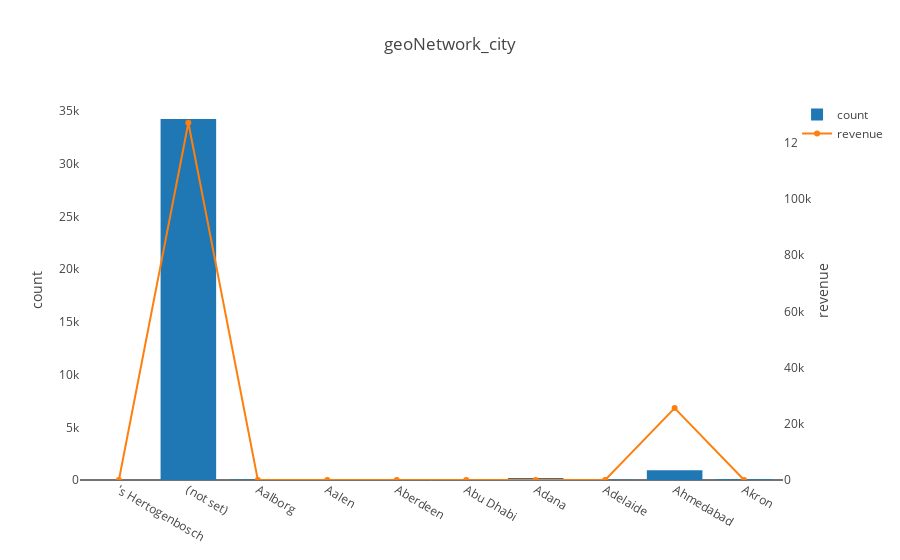
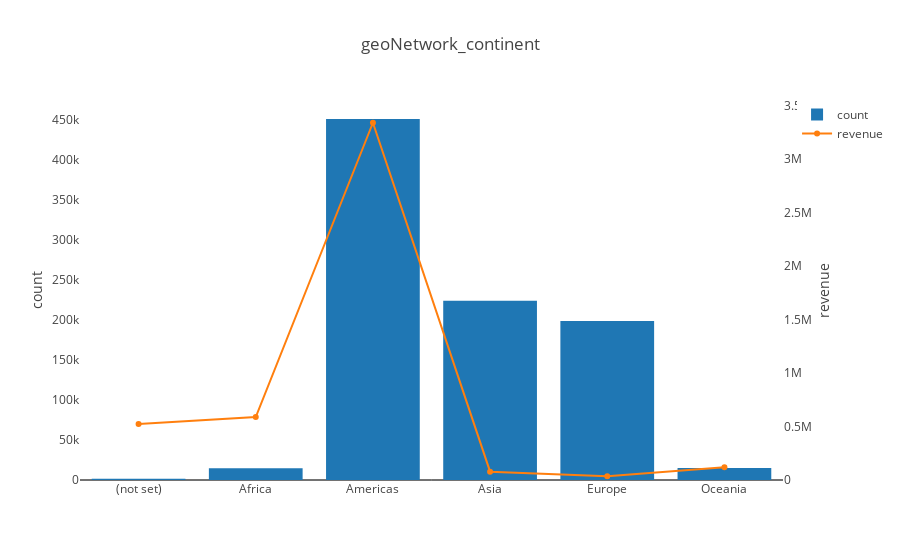
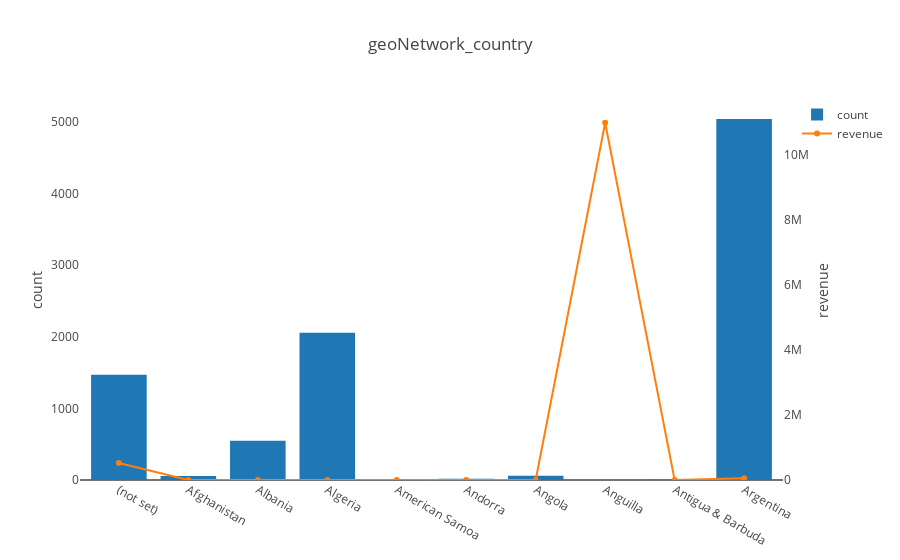
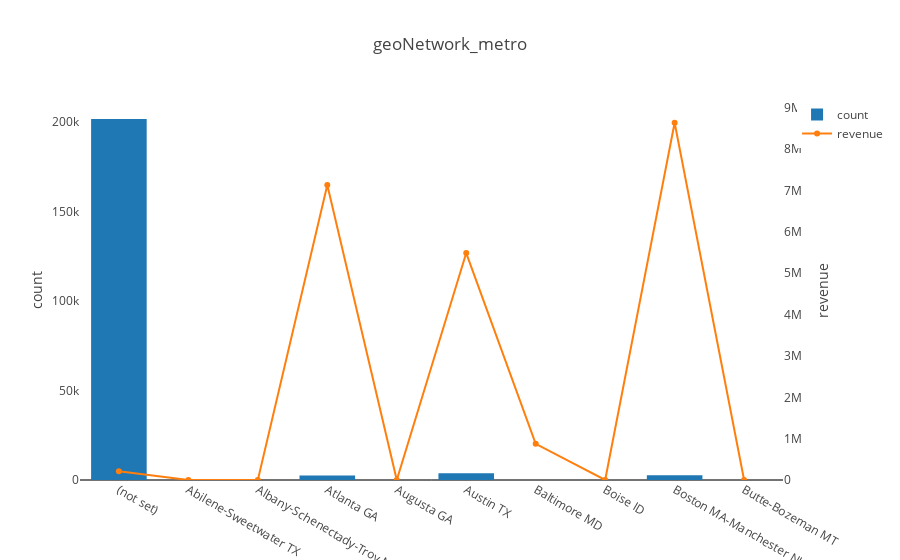

The code cell stored with these charts, in order, in its notebook:
### Code cell
for i in geoNetwork_cols:
    cnt_cat = train[i].value_counts().sort_index().head(n=10)
    trans_cat = train.sort_values(i).groupby(i, as_index = False)['totals_transactionRevenue'].mean().head(n=10)
    cnt_cat_x = cnt_cat.index.tolist()
    cnt_cat_y = cnt_cat.values.tolist()
    trans_cat_x = trans_cat[i].tolist()
    trans_cat_y = trans_cat['totals_transactionRevenue'].tolist()
    trace1 = go.Bar(x=cnt_cat_x,y=cnt_cat_y, name = "count")
    trace2 = go.Scatter(x=trans_cat_x, y = trans_cat_y, name = "revenue", yaxis = 'y2')
    data = [trace1, trace2]
    layout = go.Layout(
        title = i,
        yaxis = dict(
            title = "count",
            rangemode = 'tozero',
            showgrid = False
        ),
        yaxis2 = dict(
            title = "revenue",
            showgrid = False,
            overlaying = "y",
            rangemode = 'tozero', # rangemode used for aligning
            side="right")
    )
    fig = go.Figure(data=data, layout=layout)
    #fig.append_trace()
    #arr.append(fig1)
    iplot(fig)
#fig.append_trace(arr[0], 1, 1)
#fig.append_trace(arr[1], 1, 2)
#fig.append_trace(arr[2], 1, 3)

#    fig = go.Figure(data=data, layout=layout)
#iplot(fig)

### Figure 1 — Plotly figure (JSON) as saved in the notebook; plotly's stock layout.template omitted (floating-point values rounded to 4 significant figures)
{"data": [{"name": "count", "type": "bar", "uid": "e9db7a3e-dce2-11e8-9057-a0afbde3f75b", "x": ["'s Hertogenbosch", "(not set)", "Aalborg", "Aalen", "Aberdeen", "Abu Dhabi", "Adana", "Adelaide", "Ahmedabad", "Akron"], "y": [7, 34262, 41, 9, 21, 95, 188, 18, 916, 66]}, {"name": "revenue", "type": "scatter", "uid": "e9db7a3f-dce2-11e8-9057-a0afbde3f75b", "x": ["'s Hertogenbosch", "(not set)", "Aalborg", "Aalen", "Aberdeen", "Abu Dhabi", "Adana", "Adelaide", "Ahmedabad", "Akron"], "y": [0, 127100.0, 0, 0, 0, 0, 0, 0, 25580.0, 0], "yaxis": "y2"}], "layout": {"title": "geoNetwork_city", "yaxis": {"rangemode": "tozero", "showgrid": false, "title": "count"}, "yaxis2": {"overlaying": "y", "rangemode": "tozero", "showgrid": false, "side": "right", "title": "revenue"}}}

### Figure 2 — Plotly figure (JSON) as saved in the notebook; plotly's stock layout.template omitted (floating-point values rounded to 4 significant figures)
{"data": [{"name": "count", "type": "bar", "uid": "ebc97c9c-dce2-11e8-9057-a0afbde3f75b", "x": ["(not set)", "Africa", "Americas", "Asia", "Europe", "Oceania"], "y": [1468, 14745, 450377, 223698, 198311, 15054]}, {"name": "revenue", "type": "scatter", "uid": "ebc97c9d-dce2-11e8-9057-a0afbde3f75b", "x": ["(not set)", "Africa", "Americas", "Asia", "Europe", "Oceania"], "y": [524400.0, 589200.0, 3341000.0, 77790.0, 34020.0, 119100.0], "yaxis": "y2"}], "layout": {"title": "geoNetwork_continent", "yaxis": {"rangemode": "tozero", "showgrid": false, "title": "count"}, "yaxis2": {"overlaying": "y", "rangemode": "tozero", "showgrid": false, "side": "right", "title": "revenue"}}}

### Figure 3 — Plotly figure (JSON) as saved in the notebook; plotly's stock layout.template omitted (floating-point values rounded to 4 significant figures)
{"data": [{"name": "count", "type": "bar", "uid": "ee8728f8-dce2-11e8-9057-a0afbde3f75b", "x": ["(not set)", "Afghanistan", "Albania", "Algeria", "American Samoa", "Andorra", "Angola", "Anguilla", "Antigua & Barbuda", "Argentina"], "y": [1468, 57, 547, 2055, 1, 17, 58, 1, 5, 5037]}, {"name": "revenue", "type": "scatter", "uid": "ee8728f9-dce2-11e8-9057-a0afbde3f75b", "x": ["(not set)", "Afghanistan", "Albania", "Algeria", "American Samoa", "Andorra", "Angola", "Anguilla", "Antigua & Barbuda", "Argentina"], "y": [524400.0, 0, 0, 0, 0, 0, 0, 10990000, 0, 52100.0], "yaxis": "y2"}], "layout": {"title": "geoNetwork_country", "yaxis": {"rangemode": "tozero", "showgrid": false, "title": "count"}, "yaxis2": {"overlaying": "y", "rangemode": "tozero", "showgrid": false, "side": "right", "title": "revenue"}}}

### Figure 4 — Plotly figure (JSON) as saved in the notebook; plotly's stock layout.template omitted (floating-point values rounded to 4 significant figures)
{"data": [{"name": "count", "type": "bar", "uid": "f09893de-dce2-11e8-9057-a0afbde3f75b", "x": ["(not set)", "Abilene-Sweetwater TX", "Albany-Schenectady-Troy NY", "Atlanta GA", "Augusta GA", "Austin TX", "Baltimore MD", "Boise ID", "Boston MA-Manchester NH", "Butte-Bozeman MT"], "y": [201766, 10, 19, 2463, 7, 3790, 32, 3, 2628, 3]}, {"name": "revenue", "type": "scatter", "uid": "f09893df-dce2-11e8-9057-a0afbde3f75b", "x": ["(not set)", "Abilene-Sweetwater TX", "Albany-Schenectady-Troy NY", "Atlanta GA", "Augusta GA", "Austin TX", "Baltimore MD", "Boise ID", "Boston MA-Manchester NH", "Butte-Bozeman MT"], "y": [210100.0, 0, 0, 7134000.0, 0, 5489000.0, 874375, 0, 8641000.0, 0], "yaxis": "y2"}], "layout": {"title": "geoNetwork_metro", "yaxis": {"rangemode": "tozero", "showgrid": false, "title": "count"}, "yaxis2": {"overlaying": "y", "rangemode": "tozero", "showgrid": false, "side": "right", "title": "revenue"}}}
